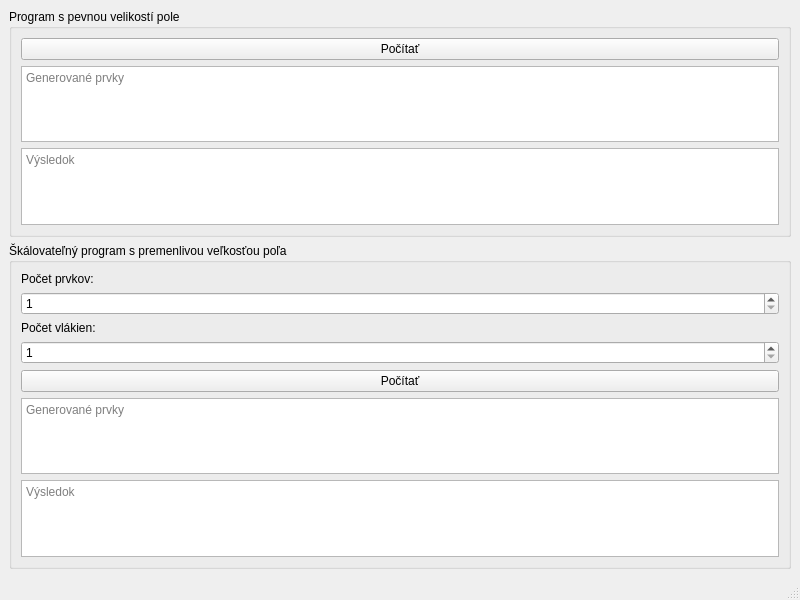
<?xml version="1.0" encoding="UTF-8"?>
<ui version="4.0">
 <class>MainWindow</class>
 <widget class="QMainWindow" name="MainWindow">
  <property name="geometry">
   <rect>
    <x>0</x>
    <y>0</y>
    <width>800</width>
    <height>600</height>
   </rect>
  </property>
  <property name="windowTitle">
   <string>Parallel Prefix Sum Application</string>
  </property>
  <widget class="QWidget" name="centralwidget">
    <layout class="QVBoxLayout" name="verticalLayout">
      <item>
        <widget class="QGroupBox" name="fixedSizeGroup">
          <property name="title">
            <string>Program s pevnou velikostí pole</string>
          </property>
          <layout class="QVBoxLayout" name="verticalLayout1">
            <item>
              <widget class="QPushButton" name="computeFixedButton">
                <property name="text">
                  <string>Počítať</string>
                </property>
              </widget>
            </item>
            <item>
              <widget class="QTextEdit" name="fixedGeneratedTextEdit">
                <property name="placeholderText">
                  <string>Generované prvky</string>
                </property>
              </widget>
            </item>
            <item>
              <widget class="QTextEdit" name="fixedResultTextEdit">
                <property name="placeholderText">
                  <string>Výsledok</string>
                </property>
              </widget>
            </item>
          </layout>
        </widget>
      </item>
      <item>
        <widget class="QGroupBox" name="scalableSizeGroup">
          <property name="title">
            <string>Škálovateľný program s premenlivou veľkosťou poľa</string>
          </property>
          <layout class="QVBoxLayout" name="verticalLayout2">
            <item>
              <widget class="QLabel" name="elementsLabel">
                <property name="text">
                  <string>Počet prvkov:</string>
                </property>
              </widget>
            </item>
            <item>
              <widget class="QSpinBox" name="elementsCountSpinBox">
                <property name="minimum">
                  <number>1</number>
                </property>
                <property name="maximum">
                  <number>10000</number>
                </property>
              </widget>
            </item>
            <item>
              <widget class="QLabel" name="threadsLabel">
                <property name="text">
                  <string>Počet vlákien:</string>
                </property>
              </widget>
            </item>
            <item>
              <widget class="QSpinBox" name="threadsCountSpinBox">
                <property name="minimum">
                  <number>1</number>
                </property>
                <property name="maximum">
                  <number>32</number>
                </property>
              </widget>
            </item>
            <item>
              <widget class="QPushButton" name="computeScalableButton">
                <property name="text">
                  <string>Počítať</string>
                </property>
              </widget>
            </item>
            <item>
              <widget class="QTextEdit" name="scalableGeneratedTextEdit">
                <property name="placeholderText">
                  <string>Generované prvky</string>
                </property>
              </widget>
            </item>
            <item>
              <widget class="QTextEdit" name="scalableResultTextEdit">
                <property name="placeholderText">
                  <string>Výsledok</string>
                </property>
              </widget>
            </item>
          </layout>
        </widget>
      </item>
    </layout>
  </widget>
  <widget class="QMenuBar" name="menubar">
   <property name="geometry">
    <rect>
     <x>0</x>
     <y>0</y>
     <width>800</width>
     <height>22</height>
    </rect>
   </property>
  </widget>
  <widget class="QStatusBar" name="statusbar"/>
 </widget>
 <resources/>
 <connections/>
</ui>
